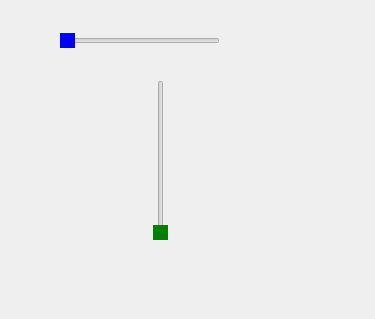
<?xml version="1.0" encoding="UTF-8"?>
<ui version="4.0">
 <class>Dialog</class>
 <widget class="QDialog" name="Dialog">
  <property name="geometry">
   <rect>
    <x>0</x>
    <y>0</y>
    <width>375</width>
    <height>319</height>
   </rect>
  </property>
  <property name="windowTitle">
   <string>Dialog</string>
  </property>
  <property name="styleSheet">
   <string notr="true">QSlider::handle:horizontal {
    background-color: blue
    }

QSlider::handle:vertical {
    background-color: green
    }</string>
  </property>
  <widget class="QSlider" name="horizontalSlider">
   <property name="geometry">
    <rect>
     <x>60</x>
     <y>30</y>
     <width>160</width>
     <height>22</height>
    </rect>
   </property>
   <property name="maximum">
    <number>99</number>
   </property>
   <property name="orientation">
    <enum>Qt::Horizontal</enum>
   </property>
  </widget>
  <widget class="QLabel" name="labelHorizontal">
   <property name="geometry">
    <rect>
     <x>50</x>
     <y>60</y>
     <width>71</width>
     <height>16</height>
    </rect>
   </property>
   <property name="text">
    <string/>
   </property>
  </widget>
  <widget class="QSlider" name="verticalSlider">
   <property name="geometry">
    <rect>
     <x>150</x>
     <y>80</y>
     <width>22</width>
     <height>160</height>
    </rect>
   </property>
   <property name="styleSheet">
    <string notr="true">color: qradialgradient(spread:pad, cx:0.5, cy:0.5, radius:0.5, fx:0.5, fy:0.5, stop:0 rgba(0, 0, 0, 255), stop:0.19397 rgba(0, 0, 0, 255), stop:0.202312 rgba(122, 97, 0, 255), stop:0.495514 rgba(76, 58, 0, 255), stop:0.504819 rgba(255, 255, 255, 255), stop:0.79 rgba(255, 255, 255, 255), stop:1 rgba(255, 158, 158, 255));</string>
   </property>
   <property name="orientation">
    <enum>Qt::Vertical</enum>
   </property>
  </widget>
  <widget class="QLabel" name="labelVertical">
   <property name="geometry">
    <rect>
     <x>200</x>
     <y>160</y>
     <width>91</width>
     <height>31</height>
    </rect>
   </property>
   <property name="text">
    <string/>
   </property>
  </widget>
 </widget>
 <resources/>
 <connections/>
</ui>
